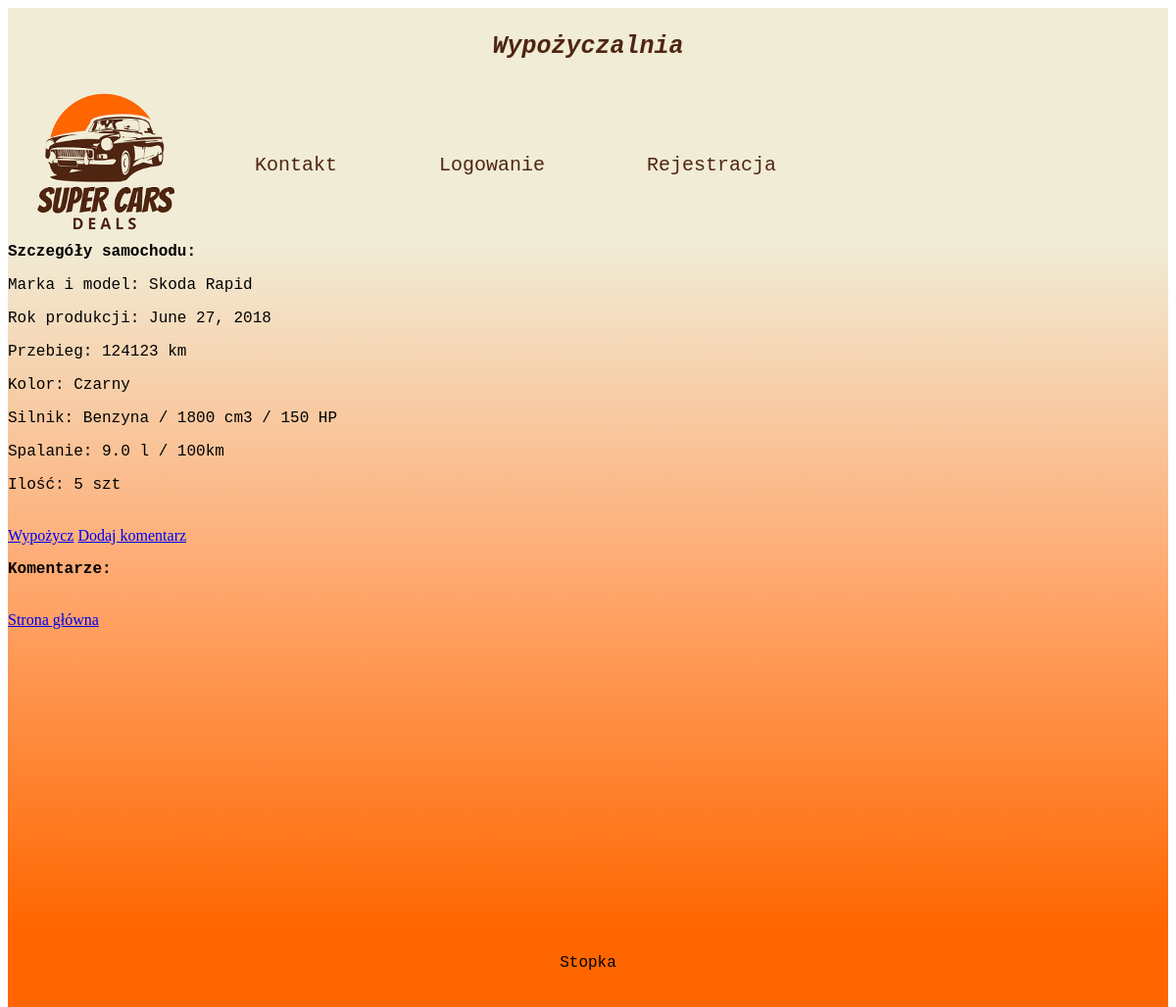
The page /carrental/Rapid/2 on the database its author committed.
### carrental/models.py (models this page shows, shortened)
class Car(models.Model):
	manufacturer = models.ForeignKey(Manufacturer, on_delete=models.CASCADE)
	engine = models.ForeignKey(Engine, on_delete=models.CASCADE)
	model= models.CharField(max_length=30)
	course = models.IntegerField()
	year_of_production = models.DateField()
	color = models.CharField(max_length=30, default='brak')
	reg_number = models.CharField(max_length=7, default='brakrej')
	quantity = models.IntegerField(default=0)
	price = models.IntegerField()
	def get_absolute_url(self):
		return reverse('carrental:detail',
					   args=[self.model,
							 self.pk])

class Manufacturer(models.Model):
	mark = models.CharField(max_length=30)
	about_man = models.CharField(max_length=250)

class Engine(models.Model):
	engine_type = models.CharField(max_length = 40)
	capacity = models.IntegerField()
	combustion = models.FloatField()
	power = models.IntegerField()

### carrental/views.py (the view)
# urls.py: url(r'^(?P<model>\w+)/(?P<pk>\d+)$', views.detail, name='detail'),
def detail(request, model, pk):
	car_detail = get_object_or_404(Car,
						     model = model,
							 pk = pk)
	comments = Comment.objects.filter(car_id=pk)
	return render(request, 'carrental/detail.html', {'cardetail' : car_detail, 'comments' : comments})

### carrental/templates/carrental/detail.html (shortened to what this page needs)
{% extends "carrental/index.html" %}
{% block 'content' %}
<p><b>Szczegóły samochodu:</b></p>
	<p>Marka i model: {{ cardetail.manufacturer.mark }} {{ cardetail.model }}</p>
	<p>Rok produkcji: {{ cardetail.year_of_production }}</p>
	<p>Przebieg: {{ cardetail.course }} km</p>
	<p>Kolor: {{ cardetail.color }}</p>
	<p>Silnik: {{ cardetail.engine.engine_type }} / {{ cardetail.engine.capacity }} cm3 / {{ cardetail.engine.power }} HP</p>
	<p>Spalanie: {{ cardetail.engine.combustion }} l / 100km</p>
	<p>Ilość: {{ cardetail.quantity }} szt</p>
{% if cardetail.quantity > 0 %}
<a href="{{ cardetail.get_absolute_url }}/AddToOrder">Wypożycz</a>
{% else %}
<p>Niestety obecnie nie posiadamy tego modelu na stanie</p>
{% endif %}
<a href="{{ cardetail.get_absolute_url }}/AddComment">Dodaj komentarz</a>
<p><b>Komentarze:</b></p></br>
<a href="{% url 'carrental:index' %}">Strona główna</a></br></br>
{% endblock %}

### carrental/static/carrental/css/style.css (style rules this page uses)
body { border: 0px; height: 1000px; }
p { font-family: "Courier New", Courier, monospace; }

### rows shown on the page
Car: manufacturer.mark "Skoda", model "Rapid", year_of_production "June 27, 2018", course "124123", color "Czarny", engine.engine_type "Benzyna", engine.capacity "1800", engine.power "150", engine.combustion "9.0", quantity "5"
